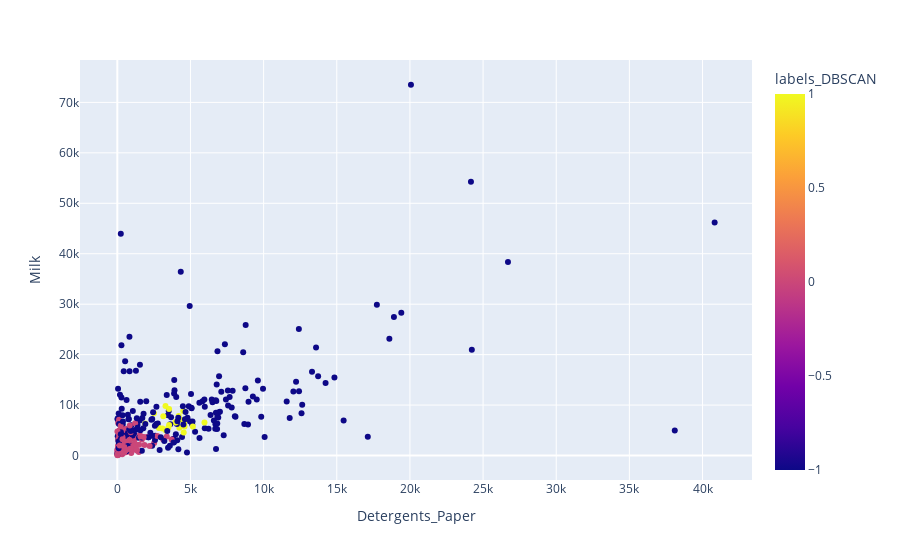

Notebook code for this chart:
### Code cell
px.scatter(data_frame=customers, x='Detergents_Paper', y='Milk', color='labels_DBSCAN')

### Figure 1 — Plotly figure (JSON) as saved in the notebook; plotly's stock layout.template omitted (floating-point values rounded to 4 significant figures; data arrays with more than 128 entries replaced by an {"elided": "..."} marker saying what was removed)
{"data": [{"hoverlabel": {"namelength": 0}, "hovertemplate": "Detergents_Paper=%{x}<br>Milk=%{y}<br>labels_DBSCAN=%{marker.color}", "legendgroup": "", "marker": {"color": {"elided": "440 int values"}, "coloraxis": "coloraxis", "symbol": "circle"}, "mode": "markers", "name": "", "showlegend": false, "type": "scatter", "x": {"elided": "440 int values"}, "xaxis": "x", "y": {"elided": "440 int values"}, "yaxis": "y"}], "layout": {"coloraxis": {"colorbar": {"title": {"text": "labels_DBSCAN"}}, "colorscale": [[0, "#0d0887"], [0.1111, "#46039f"], [0.2222, "#7201a8"], [0.3333, "#9c179e"], [0.4444, "#bd3786"], [0.5556, "#d8576b"], [0.6667, "#ed7953"], [0.7778, "#fb9f3a"], [0.8889, "#fdca26"], [1, "#f0f921"]]}, "legend": {"tracegroupgap": 0}, "margin": {"t": 60}, "xaxis": {"anchor": "y", "domain": [0, 1], "title": {"text": "Detergents_Paper"}}, "yaxis": {"anchor": "x", "domain": [0, 1], "title": {"text": "Milk"}}}}
